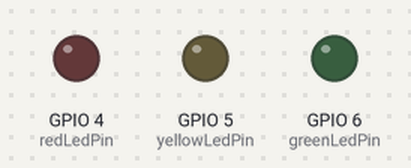
A program run on a simulated ESP32-S3. Parts: output pins drawn as LEDs (lit = HIGH).

Above: at 0.1 s.
At 0.7 s:
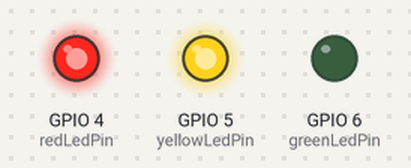
At 1.1 s:
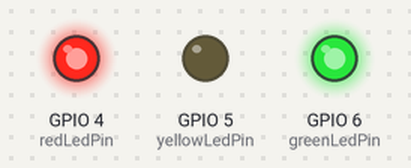
At 1.9 s:
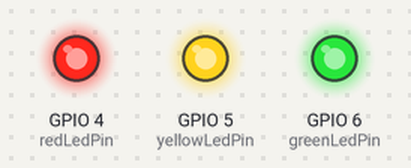
At 2.9 s:
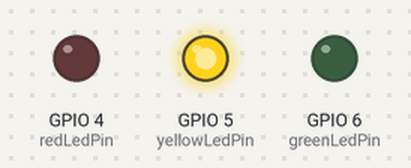
At 4.3 s:
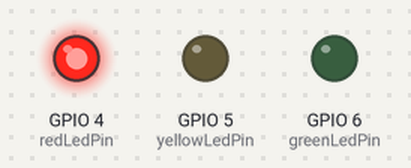
Timing chart, 0 to 4.6 s (numbered marks = the images above):
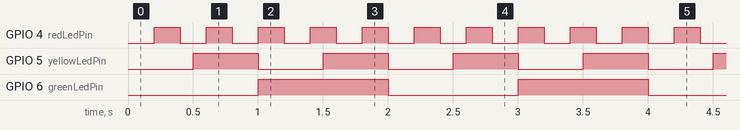

The program:

main.cpp
```cpp
#include <Arduino.h>

struct Config {
    static constexpr uint8_t redLedPin = 4;          // Пін червоного світлодіода
    static constexpr uint8_t yellowLedPin = 5;       // Пін жовтого світлодіода
    static constexpr uint8_t greenLedPin = 6;        // Пін зеленого світлодіода

    static constexpr uint32_t blinkInterval1 = 200;  // Інтервал червоного, мс
    static constexpr uint32_t blinkInterval2 = 500;  // Інтервал жовтого, мс
    static constexpr uint32_t blinkInterval3 = 1000; // Інтервал зеленого, мс
};

// Змінні для збереження часу останнього блимання кожного діода
uint32_t prevMillis1 = 0;
uint32_t prevMillis2 = 0;
uint32_t prevMillis3 = 0;

// Поточний стан кожного світлодіода (LOW = вимкнений, HIGH = увімкнений)
bool ledState1 = LOW;
bool ledState2 = LOW;
bool ledState3 = LOW;

void setup() {
    pinMode(Config::redLedPin, OUTPUT);
    pinMode(Config::yellowLedPin, OUTPUT);
    pinMode(Config::greenLedPin, OUTPUT);
}

void loop() {
    uint32_t currentMillis = millis();

    // 1. Червоний світлодіод (кожні 200 мс)
    if (currentMillis - prevMillis1 >= Config::blinkInterval1) {
        prevMillis1 = currentMillis;
        ledState1 = !ledState1;
        digitalWrite(Config::redLedPin, ledState1);
    }

    // 2. Жовтий світлодіод (кожні 500 мс)
    if (currentMillis - prevMillis2 >= Config::blinkInterval2) {
        prevMillis2 = currentMillis;
        ledState2 = !ledState2;
        digitalWrite(Config::yellowLedPin, ledState2);
    }

    // 3. Зелений світлодіод (кожні 1000 мс)
    if (currentMillis - prevMillis3 >= Config::blinkInterval3) {
        prevMillis3 = currentMillis;
        ledState3 = !ledState3;
        digitalWrite(Config::greenLedPin, ledState3);
    }
}
```

Measured:
- by itself, GPIO 4 (redLedPin): alternates HIGH for 0.20 s and LOW for 0.20 s
- by itself, GPIO 5 (yellowLedPin): alternates HIGH for 0.50 s and LOW for 0.50 s
- by itself, GPIO 6 (greenLedPin): alternates HIGH for 1.0 s and LOW for 1.0 s
